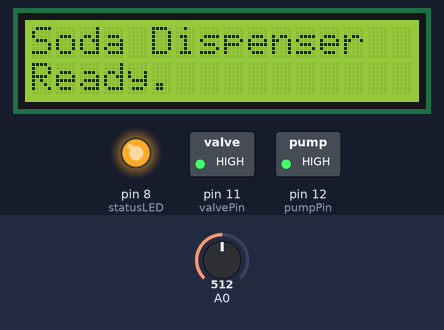
Bench run of a sketch on a simulated Arduino Uno, built with avr-gcc and run on an emulated ATmega328P. Parts: 16×2 character LCD, switched loads named in the sketch (green lamp = pin HIGH), output pins drawn as LEDs (lit = HIGH). The test bench sets the inputs (shaded band); at power-on: A0 = 512. What the sketch prints to the serial monitor is not drawn.

Above: at 2.2 s.
2.3 s: A0 set to 782
3.8 s: A0 set to 815
At 5.8 s:
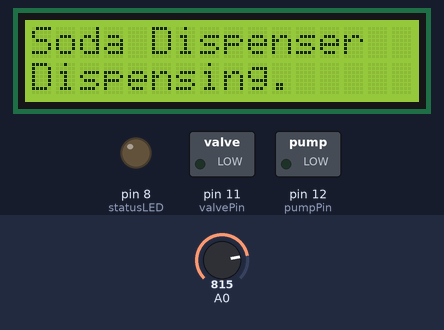
8.8 s: A0 set to 790
At 9.7 s:
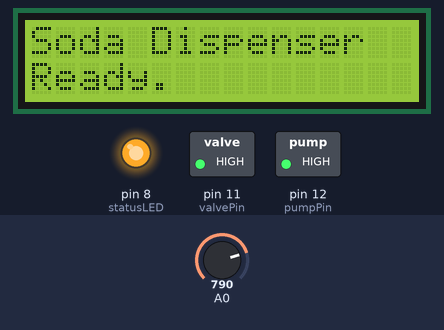
10.4 s: A0 set to 810
At 10.8 s:
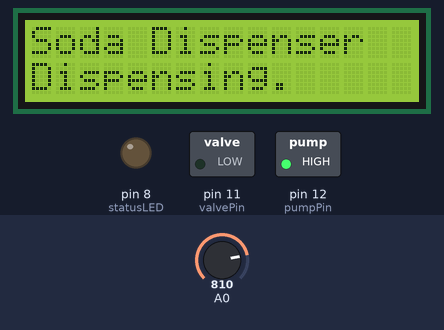
Timing chart, 0 to 13.4 s (numbered marks = the images above; inputs shaded):
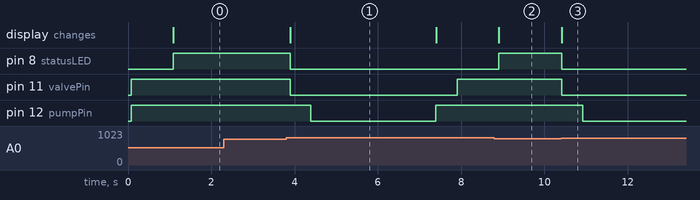

Measured:
- the behaviour switches between 800 and 801 on A0 (found by bisection; images 0 and 1)
- after the input at 2.3 s, every drawn part: stays the same
- after the input at 3.8 s, pin 8 (statusLED): HIGH → LOW after 0.09 s; pin 11 (valvePin): HIGH → LOW after 0.09 s, → HIGH 4.0 s later; pin 12 (pumpPin): HIGH → LOW after 0.59 s, → HIGH 3.0 s later; the display: changes after 0.09 s (image 1)
- after the input at 8.8 s, pin 8 (statusLED): goes on until 8.9 s, then stays HIGH; pin 11 (valvePin): stays HIGH (without the input it goes to LOW after 0.21 s); pin 12 (pumpPin): stays HIGH (without the input it goes to LOW after 0.71 s)
- after the input at 10.4 s, pin 8 (statusLED), pin 11 (valvePin): HIGH → LOW at once; pin 12 (pumpPin): HIGH → LOW after 0.52 s; the display: changes at once (image 3)
- what the display in image 1 shows lasts 3.5 s, from 3.9 s to 7.4 s

The sketch:

Dispenser.ino
```cpp
// includes
#include <LiquidCrystal.h>

// initializing
const int rs=10, en=9, d4=5, d5=4, d6=3, d7=2, statusLED=8, valvePin = 11, pumpPin = 12, buttonPressedThresh=800;
LiquidCrystal lcd(rs,en,d4,d5,d6,d7);
bool debug = true;

void setup() {
  // serial output for logging and debugging
  if(debug){
    Serial.begin(9600);
    Serial.println("Initialization");
  }
  // initialize 16*2 LCD
  lcd.begin(16,2);
  lcd_print(1,"Soda Dispenser");
  lcd_print(2,"Initializing...");
  // set relay pins
  pinMode(valvePin,OUTPUT);
  pinMode(pumpPin,OUTPUT);
  pinMode(statusLED,OUTPUT);
  digitalWrite(valvePin, HIGH);
  digitalWrite(pumpPin, HIGH);
  // just in case
  delay(1000);
  if(debug)Serial.println("Ready");
  lcd_print(2,"Ready.");
  digitalWrite(statusLED, HIGH);
}

void loop() {
  // put your main code here, to run repeatedly:
  int buttonPressed = analogRead(A0);
  if (buttonPressed > buttonPressedThresh) {
    dispense_cola();
  }
  delay(100);
}

// Dispense cycle
void dispense_cola(){
  if(debug)Serial.println("Dispensing Cycle");
  lcd_print(2,"Dispensing.");
  digitalWrite(statusLED, LOW);
  digitalWrite(valvePin, LOW);
  delay(500);
  digitalWrite(pumpPin, LOW);
  delay(3000);
  digitalWrite(pumpPin, HIGH);
  lcd_print(2,"Enjoy!");
  delay(500);
  digitalWrite(valvePin, HIGH);
  delay(1000);
  if(debug)Serial.println("Ready");
  lcd_print(2,"Ready.");
  digitalWrite(statusLED, HIGH);
}

//  LCD helper function
void lcd_print(int line, String outputString) {
  lcd.setCursor(0,line-1);
  lcd.print("                                        ");
  lcd.setCursor(0,line-1);
  lcd.print(outputString);
}

// Indicator status LED
```
